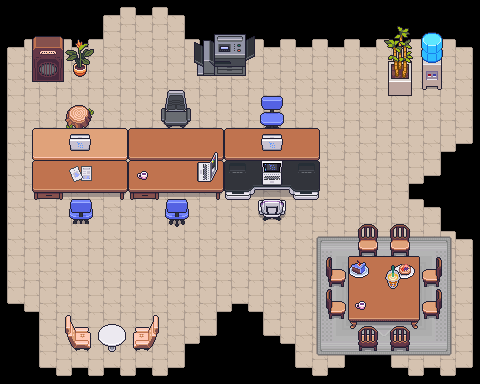

A level layout from a 2D game, rendered from its tile map. Below: a short description, then the map file with its tile-grid data intact:
An orthogonal 15x12 tile map with 32x32 px tiles, 4 tile layers (Tile Layer 1, Tile Layer 4, Tile Layer 2, Tile Layer 3), 3 tilesets.

<map version="1.5" tiledversion="1.7.2" orientation="orthogonal" renderorder="right-down" width="15" height="12" tilewidth="32" tileheight="32" infinite="0" nextlayerid="5" nextobjectid="1">
 <tileset firstgid="1" source="floors.tsx" />
 <tileset firstgid="281" source="gather_plants_outdoor_2.1.tsx" />
 <tileset firstgid="5321" source="../../../templates/UFP Offices/Assets/floor test.tsx" />
 <layer id="1" name="Tile Layer 1" width="15" height="12">
  <data encoding="csv">
0,0,0,5450,5451,5452,0,0,0,0,0,0,0,0,0,
5450,5451,5451,5535,5472,5534,5451,5451,5451,5451,5451,5451,5451,5451,5452,
5471,5469,5469,5469,5469,5469,5469,5469,5469,5469,5469,5469,5469,5472,5473,
5471,5469,5469,5469,5469,5469,5469,5469,5469,5469,5469,5469,5469,5469,5473,
5471,5469,5469,5469,5469,5469,5469,5469,5469,5469,5469,5469,5469,5513,5494,
5471,5469,5469,5469,5469,5469,5469,5469,5469,5469,5469,5469,5513,5494,0,
5471,5469,5469,5469,5469,5469,5469,5469,5469,5469,5469,5469,5534,5452,0,
5471,5469,5469,5469,5469,5469,5469,5469,5469,5469,5469,5469,5469,5534,5452,
5471,5469,5469,5469,5469,5469,5469,5469,5469,5469,5469,5469,5469,5469,5473,
5492,5514,5469,5469,5469,5469,5513,5493,5514,5469,5469,5469,5469,5469,5473,
0,5471,5469,5469,5469,5513,5494,0,5492,5514,5469,5469,5469,5472,5473,
0,5492,5493,5493,5493,5494,0,0,0,5492,5494,0,5492,5493,5494
</data>
 </layer>
 <layer id="4" name="Tile Layer 4" width="15" height="12">
  <data encoding="csv">
0,0,0,0,0,0,0,0,0,0,0,0,0,0,0,
0,0,0,0,0,0,0,0,0,0,0,0,0,0,0,
0,0,0,0,0,0,0,0,0,0,0,0,0,0,0,
0,0,0,0,0,0,0,0,0,0,0,0,0,0,0,
0,0,0,0,0,0,0,0,0,0,0,0,0,0,0,
0,0,0,0,0,0,0,0,0,0,0,0,0,0,0,
0,0,0,0,0,0,0,0,0,0,0,0,0,0,0,
0,0,0,0,0,0,0,0,0,910,911,913,914,916,917,
0,0,0,0,0,0,0,0,0,950,951,953,954,956,957,
0,0,0,0,0,0,0,0,0,990,991,993,994,996,997,
0,0,0,0,0,0,0,0,0,1030,1031,1033,1034,1036,1037,
0,0,0,0,0,0,0,0,0,1070,1071,1073,1074,1076,1077
</data>
 </layer>
 <layer id="2" name="Tile Layer 2" width="15" height="12">
  <data encoding="csv">
0,0,0,0,0,0,0,0,0,0,0,0,306,0,0,
0,757,837,0,0,0,591,592,0,0,0,0,346,320,0,
0,797,877,0,0,1435,631,632,0,0,0,0,386,360,0,
0,1147,1148,1149,310,1475,312,310,311,312,0,0,0,0,0,
0,1187,1188,1189,350,351,352,350,351,352,0,0,0,0,0,
0,390,391,392,390,391,392,1277,1278,1279,0,0,0,0,0,
0,430,431,432,430,431,432,1317,1318,1319,0,0,0,0,0,
0,0,0,0,0,471,0,0,0,0,0,556,556,0,0,
0,0,0,0,0,0,0,0,0,0,557,558,559,560,0,
0,0,1753,1754,1755,0,0,0,0,0,597,598,599,600,0,
0,0,1793,1794,1795,0,0,0,0,0,637,638,639,640,0,
0,0,0,0,0,0,0,0,0,0,0,0,0,0,0
</data>
 </layer>
 <layer id="3" name="Tile Layer 3" width="15" height="12">
  <data encoding="csv">
0,0,0,0,0,0,0,0,0,0,0,0,0,0,0,
0,0,0,0,0,0,0,0,0,0,0,0,0,0,0,
0,0,0,0,0,0,0,0,0,0,0,0,0,0,0,
0,0,0,0,0,0,0,0,0,0,0,0,0,0,0,
0,0,920,0,0,0,839,0,920,0,0,0,0,0,0,
0,0,919,0,918,0,879,0,880,0,0,0,0,0,0,
0,0,0,0,0,0,0,0,0,0,0,0,0,0,0,
0,0,0,0,0,0,0,0,0,0,0,0,0,0,0,
0,0,0,0,0,0,0,0,0,0,0,0,0,0,0,
0,0,0,0,0,0,0,0,0,0,0,0,0,0,0,
0,0,0,0,0,0,0,0,0,0,0,0,0,0,0,
0,0,0,0,0,0,0,0,0,0,0,0,0,0,0
</data>
 </layer>
</map>
